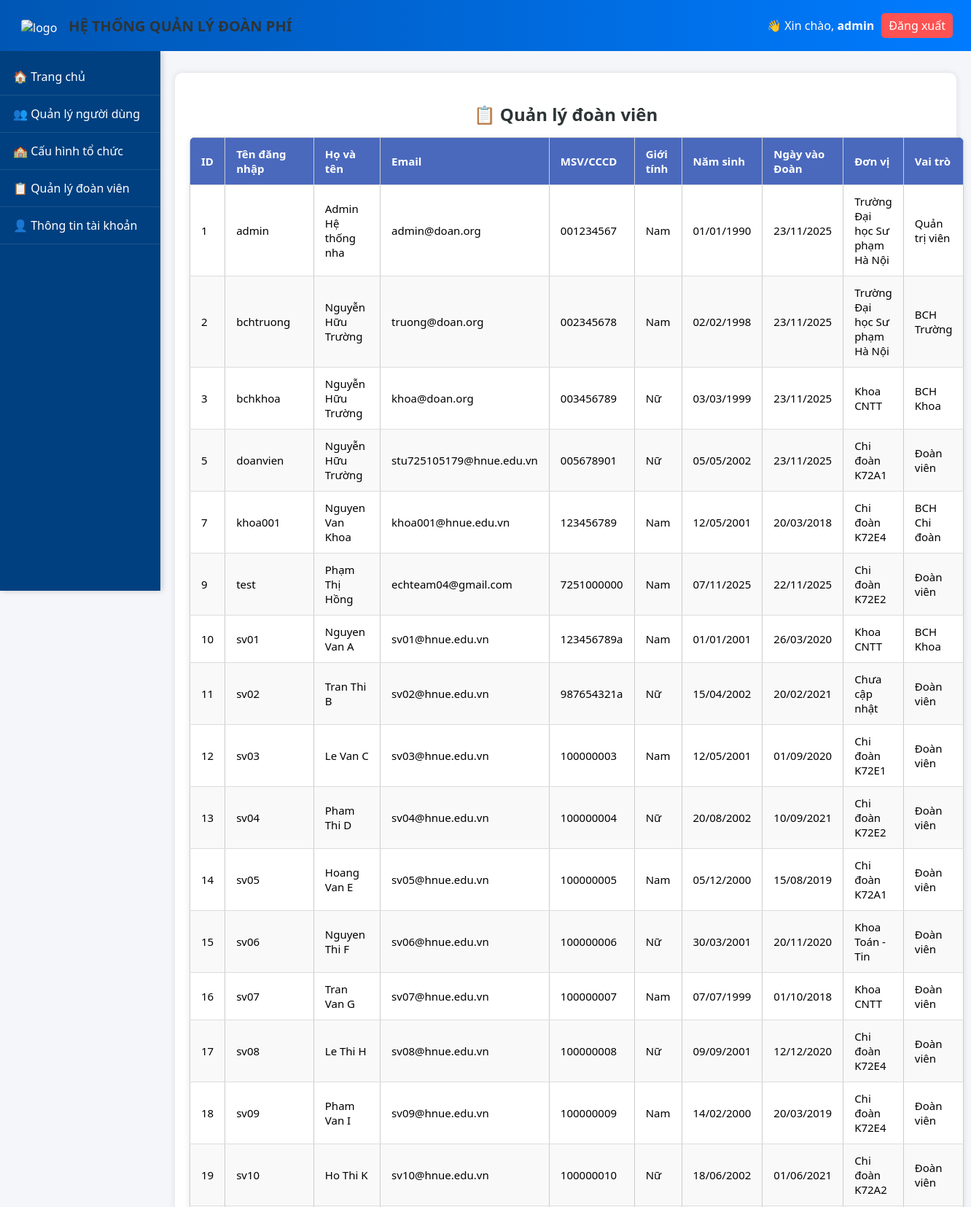
Page /pages/members.php (signed in, upper part) on the committed database.
### tables this page shows
CREATE TABLE `users` (
  `userId` int(11) NOT NULL,
  `userName` varchar(255) NOT NULL,
  `fullName` varchar(255) DEFAULT NULL,
  `gender` enum('M','F','O') DEFAULT 'O',
  `identifyCard` varchar(255) DEFAULT NULL,
  `email` varchar(255) DEFAULT NULL,
  `password` varchar(255) NOT NULL,
  `birthDate` date DEFAULT NULL,
  `joinDate` date DEFAULT NULL,
  `unit` varchar(255) DEFAULT NULL,
  `isAdmin` tinyint(1) DEFAULT 0,
  `createdAt` datetime DEFAULT current_timestamp(),
  `updatedAt` datetime DEFAULT current_timestamp() ON UPDATE current_timestamp()
);

CREATE TABLE `organization_units` (
  `id` int(11) NOT NULL,
  `unit_name` varchar(255) NOT NULL,
  `unit_level` enum('Truong','Khoa','ChiDoan') NOT NULL,
  `parent_id` int(11) DEFAULT NULL,
  `leader_id` int(11) DEFAULT NULL,
  `deputy_id` int(11) DEFAULT NULL,
  `created_at` timestamp NOT NULL DEFAULT current_timestamp(),
  `updated_at` timestamp NOT NULL DEFAULT current_timestamp() ON UPDATE current_timestamp()
);

CREATE TABLE `role` (
  `id` int(11) NOT NULL,
  `role_name` varchar(255) NOT NULL,
  `createdAt` datetime DEFAULT current_timestamp(),
  `updatedAt` datetime DEFAULT current_timestamp() ON UPDATE current_timestamp()
);

### pages/members.php (the view, shortened to what this page needs)
<?php
include("../includes/header.php");
include("../includes/navbar.php");
include("../config/db.php");
$currentUser = $_SESSION['user'];
$role = $currentUser['role_name'] ?? '';
$userUnit = intval($currentUser['unit'] ?? 0);
if ($currentUser['isAdmin'] == 1 || $role === 'BCH Trường') {
    $unitFilter = "";
} elseif ($role === 'BCH Khoa') {
    $unitFilter = "WHERE ou.id = $userUnit OR ou.parent_id = $userUnit";
} elseif ($role === 'BCH Chi đoàn') {
    $unitFilter = "WHERE ou.id = $userUnit";
} else {
    $unitFilter = "WHERE 1=0";
}
$sql = "
    SELECT
        u.userId, u.userName, u.fullName, u.email, u.identifyCard,
        u.gender, u.birthDate, u.joinDate, u.isAdmin, u.createdAt,
        r.role_name, ou.unit_name, ou.unit_level
    FROM users u
    LEFT JOIN user_role ur ON u.userId = ur.user_id
    LEFT JOIN role r ON ur.role_id = r.id
    LEFT JOIN organization_units ou ON u.unit = ou.id
    $unitFilter
    ORDER BY u.userId ASC
";
$result = $conn->query($sql);
?>
<div class="container">
  <h2>📋 Quản lý đoàn viên</h2>
  <table class="table">
    <thead>
      <tr>
        <th>ID</th>
        <th>Tên đăng nhập</th>
        <th>Họ và tên</th>
        <th>Email</th>
        <th>MSV/CCCD</th>
        <th>Giới tính</th>
        <th>Năm sinh</th>
        <th>Ngày vào Đoàn</th>
        <th>Đơn vị</th>
        <th>Vai trò</th>
      </tr>
    </thead>
    <tbody>
      <?php if ($result && $result->num_rows > 0): ?>
        <?php while ($row = $result->fetch_assoc()): ?>
          <tr>
            <td><?= $row['userId'] ?></td>
            <td><?= htmlspecialchars($row['userName']) ?></td>
            <td><?= htmlspecialchars($row['fullName']) ?></td>
            <td><?= htmlspecialchars($row['email']) ?></td>
            <td><?= htmlspecialchars($row['identifyCard'] ?? '-') ?></td>
            <td>
              <?php
                if ($row['gender'] == 'M') echo 'Nam';
                elseif ($row['gender'] == 'F') echo 'Nữ';
                else echo 'Khác';
              ?>
            </td>
            <td><?= $row['birthDate'] ? date("d/m/Y", strtotime($row['birthDate'])) : '-' ?></td>
            <td><?= $row['joinDate'] ? date("d/m/Y", strtotime($row['joinDate'])) : '-' ?></td>
            <td><?= htmlspecialchars($row['unit_name'] ?? 'Chưa cập nhật') ?></td>
            <td><?= htmlspecialchars($row['role_name'] ?? 'Đoàn viên') ?></td>
          </tr>
        <?php endwhile; ?>
      <?php else: ?>
        <tr><td colspan="10" style="text-align:center;">Không có đoàn viên nào.</td></tr>
      <?php endif; ?>
    </tbody>
  </table>
</div>
<?php include("../includes/footer.php"); ?>

### public/css/style.css (style rules this page uses)
body { margin: 0; font-family: "Segoe UI", sans-serif; background-color: #f4f6fa; }
.container { max-width: 1100px; margin: 30px auto; background: white; border-radius: 10px; padding: 25px; box-shadow: 0 0 10px rgba(0,0,0,0.1); }
.table { width: 100%; border-collapse: collapse; }
.table th, .table td { padding: 10px; border: 1px solid #ccc; text-align: left; }
.table th { background: #007bff; color: white; }
body { margin: 0; padding-top: 70px; }
h2 { color: #333; margin-bottom: 15px; }
.table { width: 100%; border-collapse: collapse; background: #fff; box-shadow: 0 2px 8px rgba(0,0,0,0.1); border-radius: 8px; overflow: hidden; }
.table th, .table td { padding: 12px 15px; border-bottom: 1px solid #ddd; text-align: left; }
.table th { background: #4a69bd; color: white; }

### pages/members.php (style rules this page uses)
.container { padding: 20px; margin-left: 240px; max-width: calc(100% - 300px); }
h2 { text-align: center; margin-bottom: 15px; color: #2d3436; }
table { width: 100%; border-collapse: collapse; font-size: 15px; box-shadow: 0 4px 10px rgba(0,0,0,0.05); }
th, td { border: 1px solid #ddd; padding: 10px; text-align: center; }
th { background: #007bff; color: white; }
tr:nth-child(even) { background: #f9f9f9; }

### rows in the picture
users: userId "1", userName "admin", fullName "Admin Hệ thống nha", email "admin@doan.org", identifyCard "001234567", gender "Nam", birthDate "01/01/1990", joinDate "23/11/2025", organization_units.unit_name "Trường Đại học Sư phạm Hà Nội", role.role_name "Quản trị viên"
users: userId "2", userName "bchtruong", fullName "Nguyễn Hữu Trường", email "truong@doan.org", identifyCard "002345678", gender "Nam", birthDate "02/02/1998", joinDate "23/11/2025", organization_units.unit_name "Trường Đại học Sư phạm Hà Nội", role.role_name "BCH Trường"
users: userId "3", userName "bchkhoa", fullName "Nguyễn Hữu Trường", email "khoa@doan.org", identifyCard "003456789", gender "Nữ", birthDate "03/03/1999", joinDate "23/11/2025", organization_units.unit_name "Khoa CNTT", role.role_name "BCH Khoa"
users: userId "5", userName "doanvien", fullName "Nguyễn Hữu Trường", email "stu725105179@hnue.edu.vn", identifyCard "005678901", gender "Nữ", birthDate "05/05/2002", joinDate "23/11/2025", organization_units.unit_name "Chi đoàn K72A1", role.role_name "Đoàn viên"
users: userId "7", userName "khoa001", fullName "Nguyen Van Khoa", email "khoa001@hnue.edu.vn", identifyCard "123456789", gender "Nam", birthDate "12/05/2001", joinDate "20/03/2018", organization_units.unit_name "Chi đoàn K72E4", role.role_name "BCH Chi đoàn"
users: userId "9", userName "test", fullName "Phạm Thị Hồng", email "echteam04@gmail.com", identifyCard "7251000000", gender "Nam", birthDate "07/11/2025", joinDate "22/11/2025", organization_units.unit_name "Chi đoàn K72E2", role.role_name "Đoàn viên"
users: userId "10", userName "sv01", fullName "Nguyen Van A", email "sv01@hnue.edu.vn", identifyCard "123456789a", gender "Nam", birthDate "01/01/2001", joinDate "26/03/2020", organization_units.unit_name "Khoa CNTT", role.role_name "BCH Khoa"
users: userId "11", userName "sv02", fullName "Tran Thi B", email "sv02@hnue.edu.vn", identifyCard "987654321a", gender "Nữ", birthDate "15/04/2002", joinDate "20/02/2021", unit_name "Chưa cập nhật", role.role_name "Đoàn viên"
users: userId "12", userName "sv03", fullName "Le Van C", email "sv03@hnue.edu.vn", identifyCard "100000003", gender "Nam", birthDate "12/05/2001", joinDate "01/09/2020", organization_units.unit_name "Chi đoàn K72E1", role.role_name "Đoàn viên"
users: userId "13", userName "sv04", fullName "Pham Thi D", email "sv04@hnue.edu.vn", identifyCard "100000004", gender "Nữ", birthDate "20/08/2002", joinDate "10/09/2021", organization_units.unit_name "Chi đoàn K72E2", role.role_name "Đoàn viên"
users: userId "14", userName "sv05", fullName "Hoang Van E", email "sv05@hnue.edu.vn", identifyCard "100000005", gender "Nam", birthDate "05/12/2000", joinDate "15/08/2019", organization_units.unit_name "Chi đoàn K72A1", role.role_name "Đoàn viên"
users: userId "15", userName "sv06", fullName "Nguyen Thi F", email "sv06@hnue.edu.vn", identifyCard "100000006", gender "Nữ", birthDate "30/03/2001", joinDate "20/11/2020", organization_units.unit_name "Khoa Toán - Tin", role.role_name "Đoàn viên"
users: userId "16", userName "sv07", fullName "Tran Van G", email "sv07@hnue.edu.vn", identifyCard "100000007", gender "Nam", birthDate "07/07/1999", joinDate "01/10/2018", organization_units.unit_name "Khoa CNTT", role.role_name "Đoàn viên"
users: userId "17", userName "sv08", fullName "Le Thi H", email "sv08@hnue.edu.vn", identifyCard "100000008", gender "Nữ", birthDate "09/09/2001", joinDate "12/12/2020", organization_units.unit_name "Chi đoàn K72E4", role.role_name "Đoàn viên"
users: userId "18", userName "sv09", fullName "Pham Van I", email "sv09@hnue.edu.vn", identifyCard "100000009", gender "Nam", birthDate "14/02/2000", joinDate "20/03/2019", organization_units.unit_name "Chi đoàn K72E4", role.role_name "Đoàn viên"
users: userId "19", userName "sv10", fullName "Ho Thi K", email "sv10@hnue.edu.vn", identifyCard "100000010", gender "Nữ", birthDate "18/06/2002", joinDate "01/06/2021", organization_units.unit_name "Chi đoàn K72A2", role.role_name "Đoàn viên"

### other values in the picture
$_SESSION['user']['userName'] "admin"
